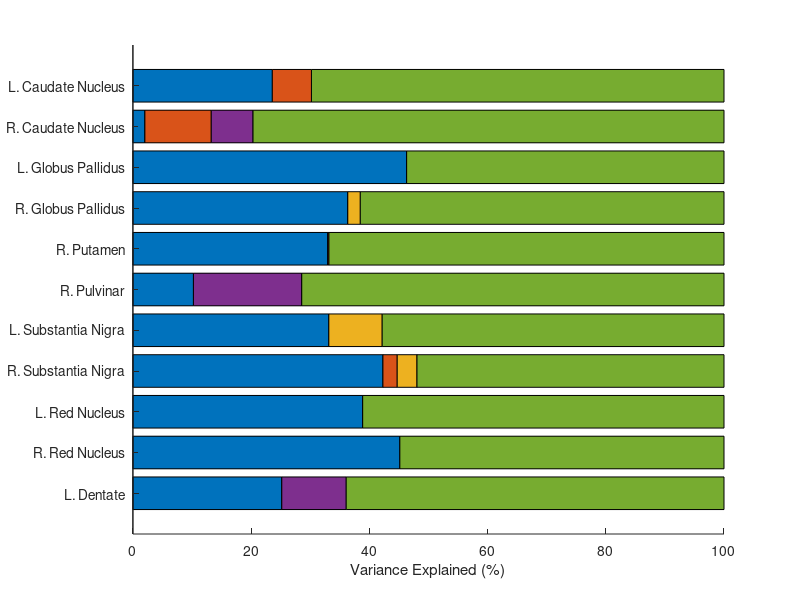

Reproduce this figure in MATLAB. (Note: this script raises an error after producing the figure.)
% figure_variance_explained.m
%
% Script for generating the horizontal bar-chart figure of variance
% explained by each variable in the GLM, for use with the Sickle-UK data
% set, with statistics generated by SICKLE_GLM_ANALYSIS.m
% 
%
%       Copyright (C) University College London, 2025
%
%
% Created by MT Cherukara, April 2024
%
% CHANGELOG:
%
% 2025-03-11 (MTC). Refactored and brought into alignment with the other
%       scripts in this folder, ready for the paper.

clearvars;

%% Select Data

% Load in the data
load('SickleUK_GLMResultsPegboard_QSM.mat')
load('ROI_names.mat');

% We only want to plot certain significant ROIs
sign_rois = [1,2,3,4,6,10,13,14,15,16,17];
nrois = length(sign_rois);


%% Process 

% Nice ROI names, for displaying
roi_names_nice = {' L. Caudate Nucleus';' R. Caudate Nucleus';...
                  ' L. Globus Pallidus';' R. Globus Pallidus';...
                  ' L. Putamen';' R. Putamen';...
                  ' L. Thalamus';' R. Thalamus';...
                  ' L. Pulvinar';' R. Pulvinar';...
                  ' L. Subthalamic Nucleus';' R. Subthalamic Nucleus';...
                  ' L. Substantia Nigra';' R. Substantia Nigra';...
                  ' L. Red Nucleus';' R. Red Nucleus';...
                  ' L. Dentate';'R. Dentate'};
roi_names_nice = roi_names_nice(sign_rois);

% Extract only the significant names
roi_names = roi_names(sign_rois);

% Extract only the significant columns
arr_Rsquared = arr_Rsquared(:,sign_rois);

% Combine left and right pegboard scores
arr_Rsquared(end+1,:) = arr_Rsquared(4,:) + arr_Rsquared(5,:);
arr_Rsquared(4:5,:) = [];

% Subtract variance explained by Age from that of Pegboard score
arr_Rsquared(end,:) = arr_Rsquared(end,:) - arr_Rsquared(1,:);

% Set any negative values equal to 0
arr_Rsquared(arr_Rsquared < 0) = 0;

% Unexplained variance
arr_Rsquared(end+1,:) = ones(1,nrois) - sum(arr_Rsquared,1);

% These are the names for the rows of "arr_Rsquared"
var_names = {'Age'; 'Sex'; 'Group'; 'Pegboard'; 'Unexplained'};


%% Plot the Graph

% Bar Chart
figure('WindowStyle','Normal','Position',[100,200,1100,500]);
b = barh(flip(100.*arr_Rsquared',1),'Stacked');
box off;
yticklabels(flip(roi_names_nice));
xlabel('Variance Explained (%)');

% Set colours
b(1).FaceColor = [147,  39,  44]./255;  % UCL Mid Red 100%
b(2).FaceColor = [  0,  43,  85]./255;  % UCL Mid Blue 100%
b(3).FaceColor = [143, 153,  62]./255;  % UCL Mid Green 100%
b(4).FaceColor = [249, 190,   0]./255;  % UCL Yellow 100%
% b(5).FaceColor = [ 98,  32, 113]./255;  % UCL Mid Purple 90%
b(5).FaceColor = [152, 143, 134]./255;  % UCL Grey 90%

% Background colour
% set(gcf,'color',[201, 147, 150]./255);
% set(gca,'color',[201, 147, 150]./255);

% Set y axis limits
set(gca,'YLim',[0.6,length(roi_names)+0.4]);
set(gca,'FontSize',18);